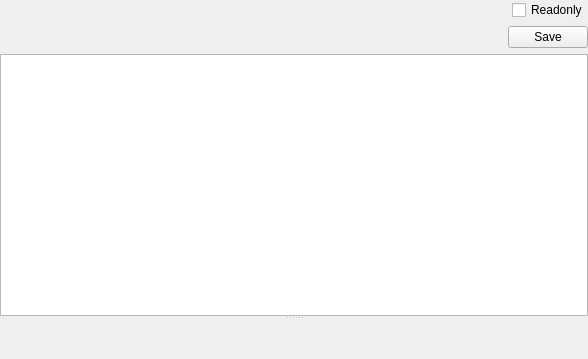
<?xml version="1.0" encoding="UTF-8"?>
<ui version="4.0">
 <class>ELFSectionHeaderWidget</class>
 <widget class="QWidget" name="ELFSectionHeaderWidget">
  <property name="geometry">
   <rect>
    <x>0</x>
    <y>0</y>
    <width>588</width>
    <height>359</height>
   </rect>
  </property>
  <property name="windowTitle">
   <string notr="true">Form</string>
  </property>
  <layout class="QVBoxLayout" name="verticalLayout_2">
   <property name="leftMargin">
    <number>0</number>
   </property>
   <property name="topMargin">
    <number>0</number>
   </property>
   <property name="rightMargin">
    <number>0</number>
   </property>
   <property name="bottomMargin">
    <number>0</number>
   </property>
   <item>
    <layout class="QHBoxLayout" name="horizontalLayout">
     <property name="sizeConstraint">
      <enum>QLayout::SetDefaultConstraint</enum>
     </property>
     <item>
      <spacer name="horizontalSpacer">
       <property name="orientation">
        <enum>Qt::Horizontal</enum>
       </property>
       <property name="sizeHint" stdset="0">
        <size>
         <width>40</width>
         <height>20</height>
        </size>
       </property>
      </spacer>
     </item>
     <item>
      <widget class="QCheckBox" name="checkBoxReadonly">
       <property name="text">
        <string>Readonly</string>
       </property>
      </widget>
     </item>
    </layout>
   </item>
   <item>
    <widget class="QSplitter" name="splitter">
     <property name="orientation">
      <enum>Qt::Vertical</enum>
     </property>
     <widget class="QWidget" name="">
      <layout class="QVBoxLayout" name="verticalLayout">
       <item>
        <layout class="QHBoxLayout" name="horizontalLayout_2">
         <item>
          <spacer name="horizontalSpacer_2">
           <property name="orientation">
            <enum>Qt::Horizontal</enum>
           </property>
           <property name="sizeHint" stdset="0">
            <size>
             <width>40</width>
             <height>20</height>
            </size>
           </property>
          </spacer>
         </item>
         <item>
          <widget class="QPushButton" name="pushButtonSaveHeader">
           <property name="text">
            <string>Save</string>
           </property>
          </widget>
         </item>
        </layout>
       </item>
       <item>
        <widget class="QTableWidget" name="tableWidget">
         <property name="contextMenuPolicy">
          <enum>Qt::CustomContextMenu</enum>
         </property>
         <property name="editTriggers">
          <set>QAbstractItemView::NoEditTriggers</set>
         </property>
         <property name="selectionMode">
          <enum>QAbstractItemView::SingleSelection</enum>
         </property>
         <property name="selectionBehavior">
          <enum>QAbstractItemView::SelectRows</enum>
         </property>
         <attribute name="horizontalHeaderVisible">
          <bool>false</bool>
         </attribute>
         <attribute name="verticalHeaderVisible">
          <bool>false</bool>
         </attribute>
         <attribute name="verticalHeaderDefaultSectionSize">
          <number>24</number>
         </attribute>
        </widget>
       </item>
      </layout>
     </widget>
     <widget class="ToolsWidget" name="widgetHex" native="true"/>
    </widget>
   </item>
  </layout>
 </widget>
 <customwidgets>
  <customwidget>
   <class>ToolsWidget</class>
   <extends>QWidget</extends>
   <header>toolswidget.h</header>
   <container>1</container>
  </customwidget>
 </customwidgets>
 <resources/>
 <connections/>
</ui>
